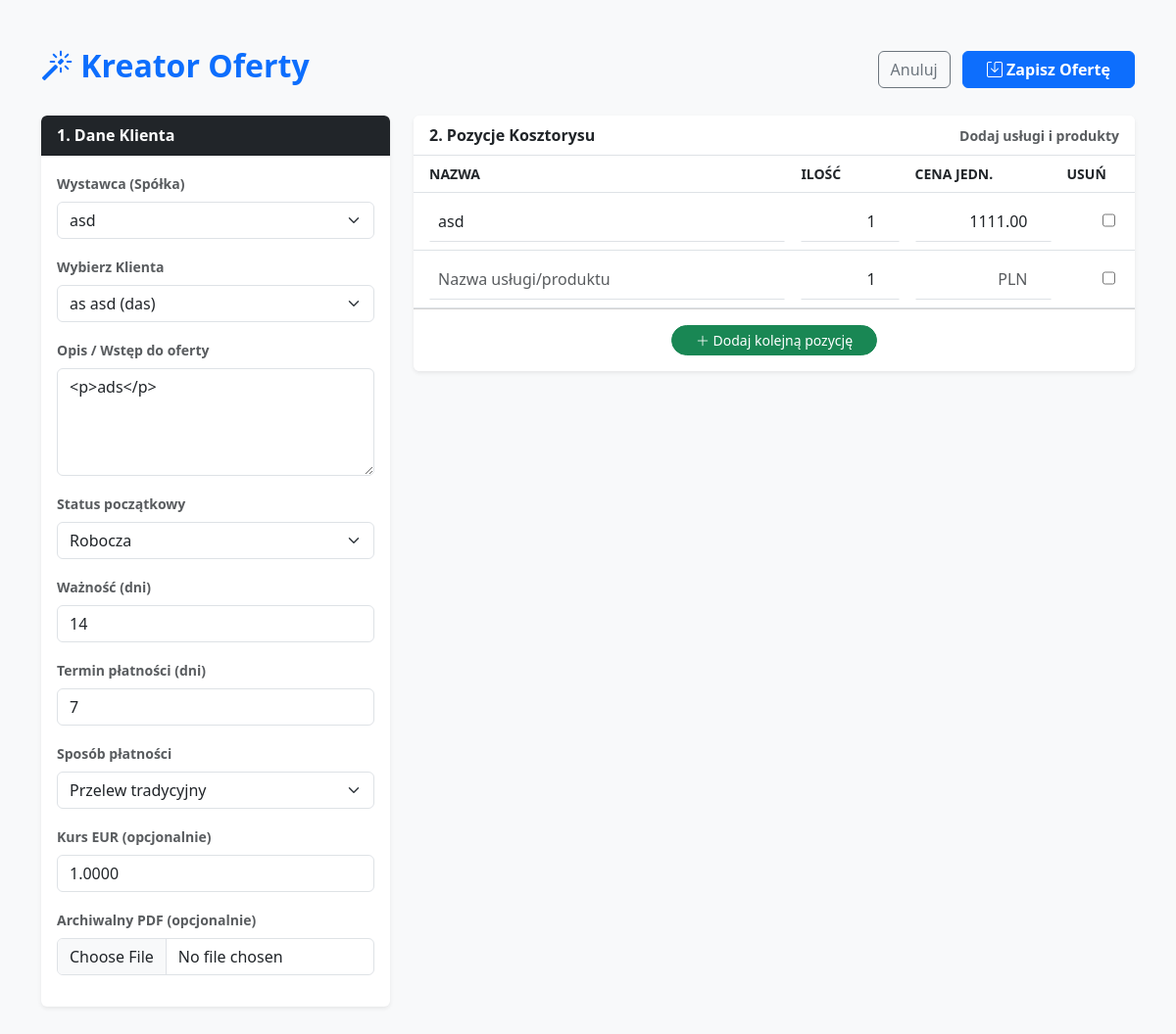
Before: /offers/1/edit/ (signed in) with the older database file.
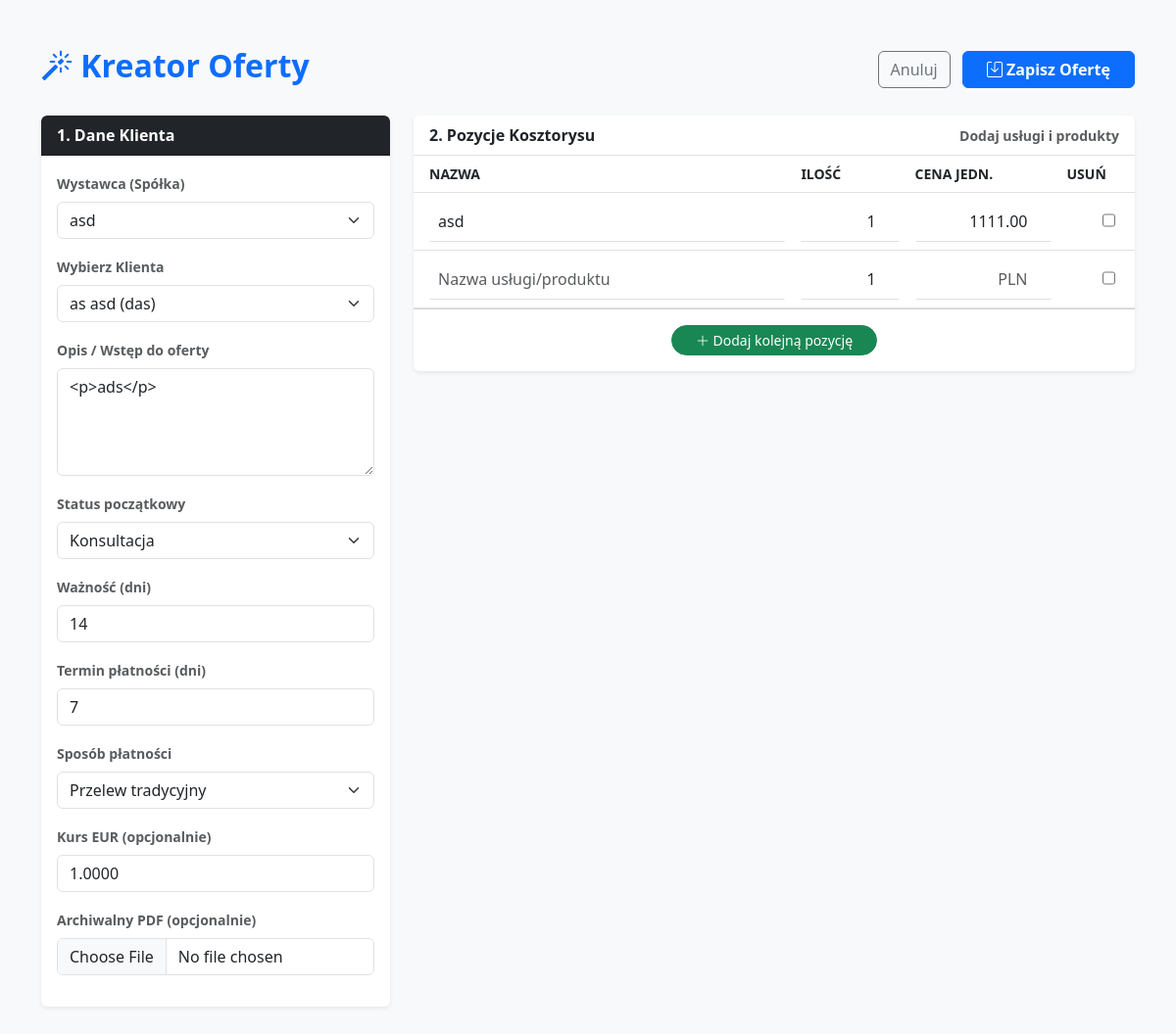
After: the same page with the newer database file.
### offers/models.py (models this page shows, shortened)
class Offer(models.Model):
    class Status(models.TextChoices):
        DRAFT = 'draft', _('Robocza')
        PENDING = 'pending', _('Oczekuje na akceptację')
        IN_CONSULTATION = 'consultation', _('Konsultacja')
        APPROVED = 'approved', _('Zatwierdzona')
        SENT = 'sent', _('Wysłana')
        REJECTED = 'rejected', _('Odrzucona')
    class PaymentMethod(models.TextChoices):  # NOWOŚĆ (6)
        TRANSFER = 'transfer', _('Przelew tradycyjny')
        SPLIT_PAYMENT = 'split', _('Przelew (Split Payment)')
        CASH = 'cash', _('Gotówka')
        CARD = 'card', _('Karta płatnicza')
    seller = models.ForeignKey(Seller, on_delete=models.PROTECT, verbose_name="Wystawca", null=True)
    offer_number = models.CharField(max_length=50, unique=True, verbose_name="Numer oferty")
    client = models.ForeignKey(Client, on_delete=models.CASCADE, verbose_name="Klient", null=True)
    status = models.CharField(max_length=20, choices=Status.choices, default=Status.DRAFT, verbose_name="Status")
    description = RichTextField(null=True, blank=True, help_text="Wstęp/Opis oferty")
    total_price = models.DecimalField(max_digits=10, decimal_places=2, default=0, verbose_name="Suma PLN")
    currency_rate = models.DecimalField(max_digits=6, decimal_places=4, default=1.0000,
                                        verbose_name="Kurs EUR (dla informacji)")
    created_at = models.DateTimeField(auto_now_add=True)
    updated_at = models.DateTimeField(auto_now=True)
    validity_days = models.PositiveIntegerField(default=14, verbose_name="Ważność oferty (dni)")
    payment_deadline_days = models.PositiveIntegerField(default=7, verbose_name="Termin płatności (dni)")
    payment_method = models.CharField(max_length=20, choices=PaymentMethod.choices, default=PaymentMethod.TRANSFER,
                                      verbose_name="Metoda płatności")
    rejection_reason = models.TextField(blank=True, null=True, verbose_name="Powód odrzucenia (CEO)")
    external_file = models.FileField(upload_to='offers_archive/', null=True, blank=True, verbose_name="Archiwalny PDF")
    created_by = models.ForeignKey(User, on_delete=models.SET_NULL, null=True, blank=True, verbose_name="Utworzył")
    class Meta:
        ordering = ['-created_at']
        verbose_name = "Oferta"
        verbose_name_plural = "Baza Ofert"

### offers/views.py (the view)
# urls.py: path('offers/<int:pk>/edit/', views.offer_edit, name='offer_edit'),
@login_required
def offer_edit(request, pk):
    offer = get_object_or_404(Offer, pk=pk)
    if offer.status not in [Offer.Status.DRAFT, Offer.Status.IN_CONSULTATION, Offer.Status.REJECTED]:
        messages.error(request, "Nie można edytować oferty, która została już wysłana lub zatwierdzona.")
        return redirect('offer_detail', pk=pk)
    if request.method == 'POST':
        form = OfferForm(request.POST, request.FILES, instance=offer)
        formset = OfferItemFormSet(request.POST, instance=offer)
        if form.is_valid() and formset.is_valid():
            form.save()
            formset.save()
            return redirect('offer_detail', pk=offer.pk)
        else:
            logger.error(f"Błąd edycji. Form errors: {form.errors}, Formset errors: {formset.errors}")
    else:
        form = OfferForm(instance=offer)
        formset = OfferItemFormSet(instance=offer)
    return render(request, 'offers/offer_create.html', {
        'form': form,
        'formset': formset,
        'offer': offer
    })

### offers/models.py (called while the page is built)
    def __str__(self):
        return f"{self.first_name} {self.last_name} ({self.company.name})"

    def __str__(self):
        return self.name

### offers/templates/offers/offer_create.html (shortened to what the changed rows need)
{% load static %}
<!DOCTYPE html>
<html lang="pl">
<head>
    <link
            href="https://cdn.jsdelivr.net/npm/bootstrap@5.3.0/dist/css/bootstrap.min.css"
            rel="stylesheet"
    />
    <link
            rel="stylesheet"
            href="https://cdn.jsdelivr.net/npm/bootstrap-icons@1.10.0/font/bootstrap-icons.css"
    />
    <link rel="stylesheet" href="{% static 'offers/offer_create.css' %}"/>
</head>
<body class="bg-light">
<div class="container py-5">
    <form method="post" enctype="multipart/form-data" id="offerForm">
        <div class="d-flex justify-content-between align-items-center mb-4">
            <h2 class="fw-bold text-primary">
                <i class="bi bi-magic"></i> Kreator Oferty
            </h2>
        </div>
        <div class="row g-4">
            <div class="col-lg-4">
                <div class="card shadow-sm border-0">
                    <div class="card-body">
                        {% for field in form %}
                            <div class="mb-3">
                                <label class="form-label small fw-bold text-muted"
                                >{{ field.label }}</label
                                >
                                {{ field }}
                            </div>
                        {% endfor %}
                    </div>
                </div>
            </div>
            <div class="col-lg-8">
                <div class="card shadow-sm border-0">
                    <div class="card-body p-0">
                        <table class="table table-hover mb-0 align-middle">
                            <thead class="bg-light text-secondary small text-uppercase">
                            <tr>
                                <th style="width: 50%" class="ps-3">Nazwa</th>
                                <th style="width: 15%">Ilość</th>
                                <th style="width: 20%">Cena jedn.</th>
                                <th style="width: 10%">Usuń</th>
                            </tr>
                            </thead>
                        </table>
                    </div>
                </div>
            </div>
        </div>
    </form>
</div>
</body>
</html>

Changed rows visible on the page:
changed Offer "asd": status "Robocza" → "Konsultacja"
